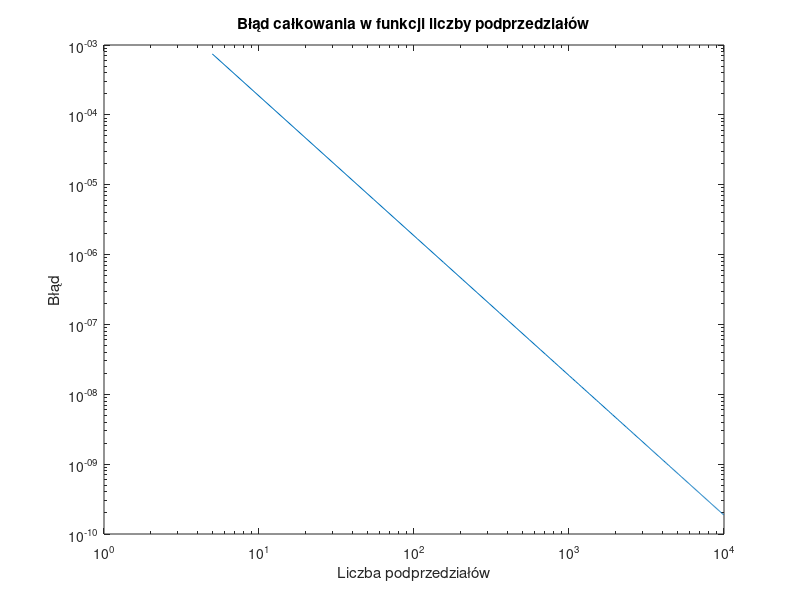

Reproduce this figure in MATLAB.
function [integration_error, Nt, ft_5, integral_1000] = zadanie1()
    % Wartość referencyjna całki
    ref_value = 0.0473612919396179;

    % Wektor liczby podprzedziałów
    Nt = 5:50:10^4;
    error_values = zeros(1, length(Nt));

    % Obliczenie wartości funkcji gęstości prawdopodobieństwa dla t = 5
    ft_5 = probability_density(5);

    % Obliczenie wartości całki dla 1000 podprzedziałów
    integral_1000 = numerical_integration(@probability_density, 1000);

    % Pętla po liczbach podprzedziałów
    for i = 1:length(Nt)
        num_intervals = Nt(i);

        % Obliczenie wartości całki dla num_intervals podprzedziałów
        integration_result = numerical_integration(@probability_density, num_intervals);

        % Obliczenie błędu całkowania
        error_values(i) = abs(integration_result - ref_value);
    end

    % Rysowanie wykresu błędu całkowania
    figure;
    loglog(Nt, error_values);
    title('Błąd całkowania w funkcji liczby podprzedziałów');
    xlabel('Liczba podprzedziałów');
    ylabel('Błąd');

    % Przypisanie wyników do zmiennych wyjściowych
    integration_error = error_values;

    % Zapisanie wykresu
    saveas(gcf, 'zadanie1.png');
end

function integral_result = numerical_integration(func_handle, num_divisions)
    integral_result = 0;
    lower_bound = 0;
    upper_bound = 5;
    step_size = (upper_bound - lower_bound) / num_divisions;

    for k = 1:num_divisions
        x_start = lower_bound + (k - 1) * step_size;
        x_end = lower_bound + k * step_size;
        integral_result = integral_result + func_handle((x_start + x_end) * 0.5);
    end

    integral_result = integral_result * step_size;
end

function output = probability_density(input)
    stddev = 3;
    mean_value = 10;

    output = 1 / (stddev * sqrt(2 * pi)) * exp(-(input - mean_value)^2 / (2 * stddev^2));
end
